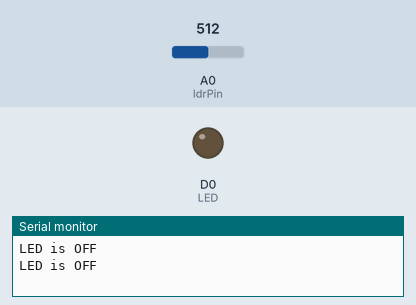
Simulated run of this sketch. Board: ESP8266 (NodeMCU). On the bench: output pins drawn as LEDs (lit = HIGH), the last lines printed to the serial monitor. Inputs (shaded band) come from the test bench; at power-on: A0 (ldrPin) = 512.

Above: at 1.8 s.
1.9 s: A0 (ldrPin) set to 38
3.4 s: A0 (ldrPin) set to 32
At 5.2 s:
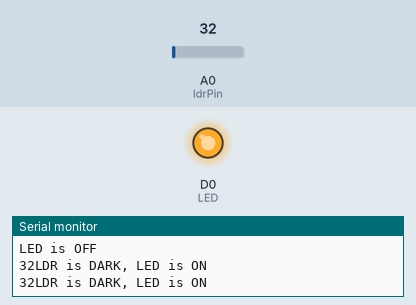
5.5 s: A0 (ldrPin) set to 122
At 6.9 s:
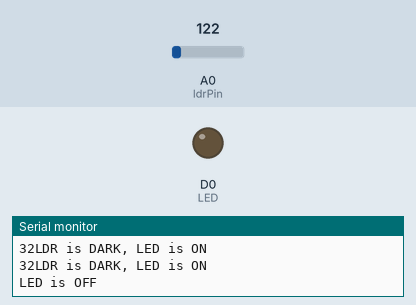
7.5 s: A0 (ldrPin) set to 25
At 8.5 s:
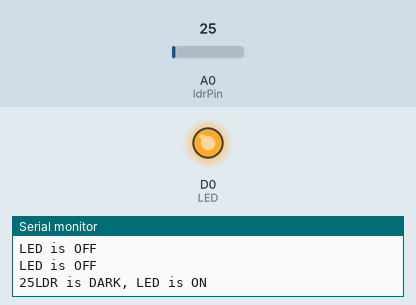
Timing chart, 0 to 10.5 s (numbered marks = the images above; inputs shaded):
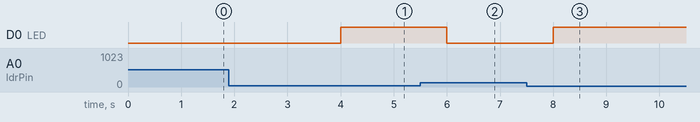

The sketch:

ldr.ino
```cpp
#define LED D0
const int ldrPin = A0;

void setup() {

Serial.begin(9600);

pinMode(LED, OUTPUT);

pinMode(ldrPin, INPUT);

}

void loop() {

int ldrStatus = analogRead(ldrPin);

  if (ldrStatus <=35                                                                                                                ) {
  Serial.print(ldrStatus);
  digitalWrite(LED, HIGH);
  Serial.println("LDR is DARK, LED is ON");

  }
  else {
digitalWrite(LED, LOW);
  Serial.println("LED is OFF");
  }
delay(1000);
}
```

Measured:
- the behaviour switches between 36 and 35 on A0 (ldrPin) (found by bisection; images 0 and 1)
- after the input at 3.4 s, D0 (LED): LOW → HIGH after 0.60 s
- after the input at 5.5 s, D0 (LED): HIGH → LOW after 0.50 s
- after the input at 7.5 s, D0 (LED): LOW → HIGH after 0.50 s
